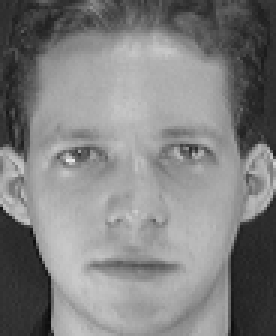
#> input picture att_faces/s1/1.pgm, 92 x 112 px (shown 3 times larger); its folder holds only this picture in this run
$ python eigenfaces.py   (Python 2 division)
#> lines starting #> are read from the running program, lines starting #| are printed output that depends on the picture; after the words box and inside, x2 and y2 are one past the last pixel; in counts of white or black regions, pixels touching at a corner belong together
#!/usr/bin/env python2
# -*- coding: utf-8 -*-
"""
Created on Fri Dec 16 23:09:33 2016

@author: quien
"""

import glob;

import numpy as np;
import numpy.random as rd;

import matplotlib.image as img;
import matplotlib.pyplot as plt;

names = glob.glob("att_faces/*/*.pgm");

A = None;
s = 4;
for name in names:
    a = img.imread(name)/255.0;
#> a: shape (112, 92) float64; min 0.0431, max 0.918, mean 0.503
    b = np.zeros((a.shape[0]/s,a.shape[1]/s));
    for i in range(b.shape[0]):
        for j in range(b.shape[1]):
            b[i,j] = np.mean(a[s*i:s*i+s,s*j:s*j+s]);
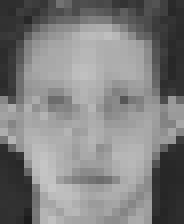
#> b: shape (28, 23) float64 (shown 8 times larger); min 0.112, max 0.778, mean 0.503
    print name,b.shape;
#| att_faces/s1/1.pgm (28, 23)
    if A is None:
        A = b.reshape((b.shape[0],b.shape[1],1));
    else:
        A = np.concatenate((A,b.reshape((b.shape[0],b.shape[1],1))),axis=2);
#> pass 2 of the loop `for name in names:`:
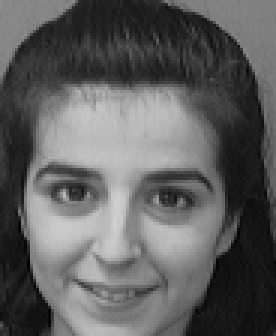
#> input picture att_faces/s10/1.pgm, 92 x 112 px (shown 3 times larger)
#> after the loop `for i in range(b.shape[0]):`:
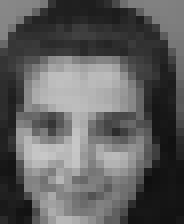
#> b: shape (28, 23) float64 (shown 8 times larger); min 0.06, max 0.781, mean 0.373
#| att_faces/s10/1.pgm (28, 23)

mu_A = np.mean(A,axis=2);
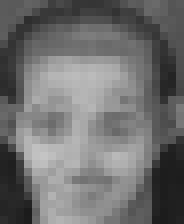
#> mu_A: shape (28, 23) float64 (shown 8 times larger); min 0.107, max 0.769, mean 0.438

plt.imshow(mu_A);

A_cen = A-np.repeat(mu_A.reshape((mu_A.shape[0],mu_A.shape[1],1)),A.shape[2],axis=2);

sig_A = np.zeros((A.shape[0]*A.shape[1],A.shape[0]*A.shape[1]));

for i in range(A.shape[2]):
    aux_A = A[:,:,i].reshape((A.shape[0]*A.shape[1],1));
    sig_A += np.outer(aux_A,aux_A);
#> this loop made 2 passes
#> pass 1, `sig_A += np.outer(aux_A,aux_A);`:
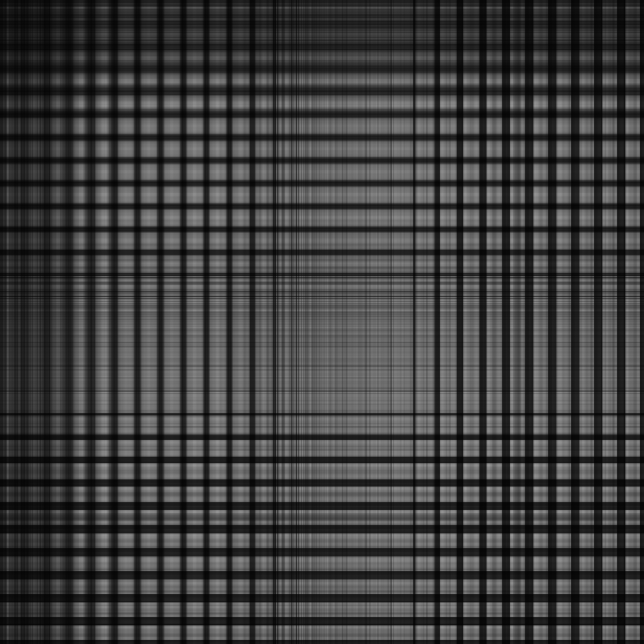
#> sig_A: shape (644, 644) float64; min 0.0126, max 0.605, mean 0.253
#> pass 2, `sig_A += np.outer(aux_A,aux_A);`:
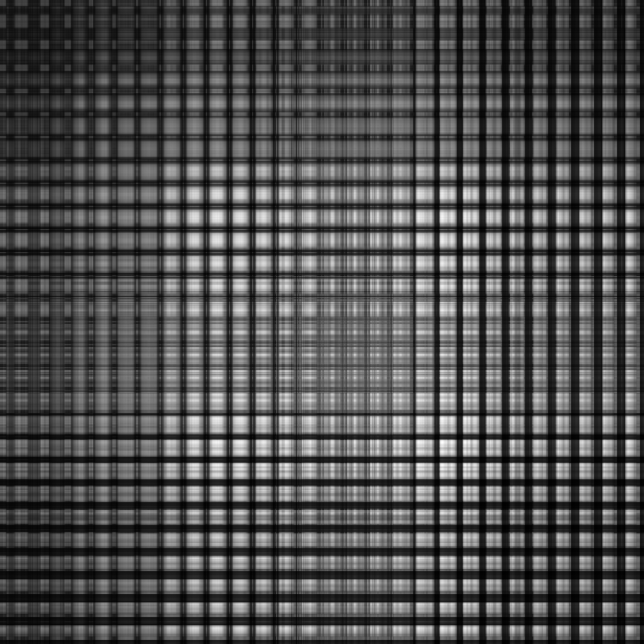
#> sig_A: shape (644, 644) float64; min 0.024, max 1.18, mean 0.392; drawn with min black and max white

sig_A /= A.shape[2];
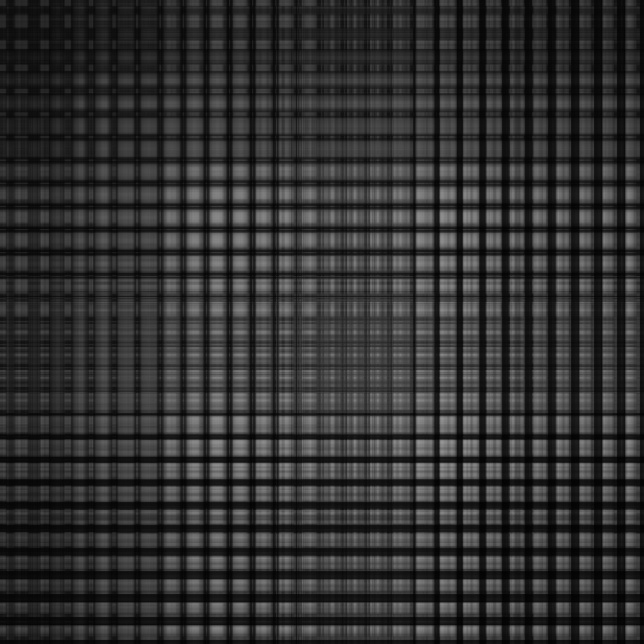
#> sig_A: shape (644, 644) float64; min 0.012, max 0.591, mean 0.196
sig_A += 1e-3*np.eye(A.shape[0]*A.shape[1]);
#> sig_A: shape (644, 644) float64; 0.16% of pixels changed, all inside (x1, y1, x2, y2) = (0, 0, 644, 644)

plt.imshow(sig_A);

E,V = np.linalg.eig(sig_A);

V = np.real(V.reshape((A_cen.shape[0],A_cen.shape[1],V.shape[1])));

E = np.real(E);
#> E = 644 values, max 146.9 at index 0, min 0.001 at index 9, mean 0.242
E = np.sqrt(E);
#> E = 644 values, max 12.12 at index 0, min 0.0316 at index 9, mean 0.0548

B = np.dot(V,np.diag(E));

def gen():
    return np.dot(B,rd.randn(V.shape[2]))+mu_A;
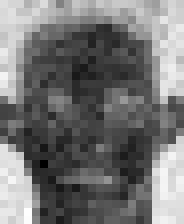
#> returned value: shape (28, 23) float64 (shown 8 times larger); min -0.597, max -0.0542, mean -0.347; drawn with min black and max white

r = gen()
plt.imshow(r)
